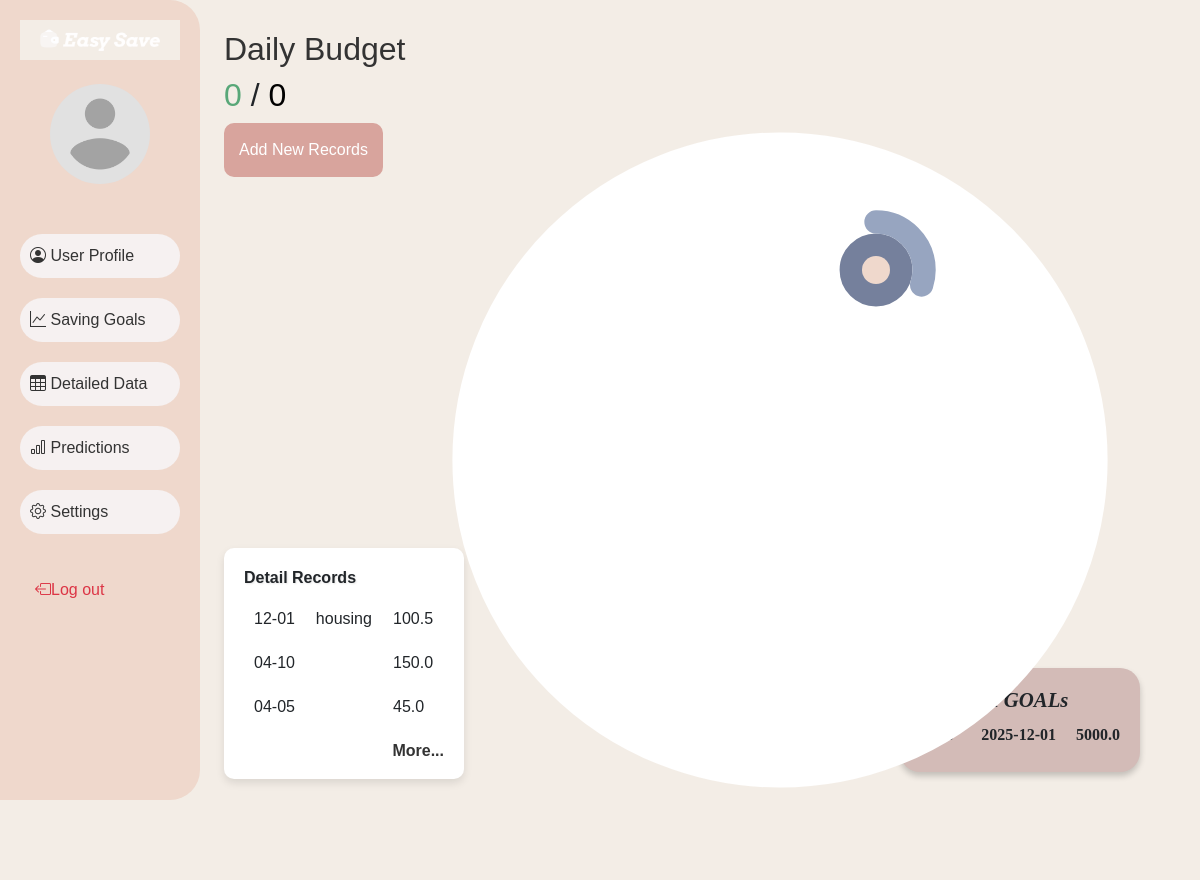
/home (signed in), run on the app's committed database.
### database.py (models this page shows, shortened)
class User(db.Model):
    __tablename__ = 'user'
    user_id = db.Column(db.Integer, primary_key=True, autoincrement=True)
    username = db.Column(db.String(100), nullable=False, unique=True)
    nickname = db.Column(db.String(100),nullable=True)
    average_income = db.Column(db.Float)
    average_spending = db.Column(db.Float)
    emailaddress = db.Column(db.String(150), nullable=True)
    password = db.Column(db.String(200), nullable=True)
    age = db.Column(db.Integer)
    gender = db.Column(db.String(10))
    year_in_school = db.Column(db.String(50))
    major = db.Column(db.String(100))
    profile_picture = db.Column(db.String(200), nullable=False, default='default_picture.png')
    created_at = db.Column(db.DateTime, default=db.func.current_timestamp())
    updated_at = db.Column(db.DateTime, default=db.func.current_timestamp(), onupdate=db.func.current_timestamp())
    spendings = db.relationship('Detail', backref='user', lazy=True)
    saving_goals = db.relationship('Saving_Goal', backref='user', lazy=True)
    spendings_records = db.relationship('Record', backref='user', lazy=True)

class  Record(db.Model):
    __tablename__ = 'record'
    record_id = db.Column(db.Integer, primary_key=True, autoincrement=True)
    user_id = db.Column(db.Integer, db.ForeignKey('user.user_id'), nullable=True)
    amount = db.Column(db.Float)
    date = db.Column(db.DateTime)
    category = db.Column(db.String(200))
    note = db.Column(db.String(300))

class Saving_Goal(db.Model):
    __tablename__ = 'saving_goal'
    saving_goal_id = db.Column(db.Integer, primary_key=True, autoincrement=True)
    user_id = db.Column(db.Integer, db.ForeignKey('user.user_id'), nullable=True)
    name = db.Column(db.String(200))
    amount = db.Column(db.Float, nullable=False, default=0.0)
    start_date = db.Column(db.DateTime)
    end_date = db.Column(db.DateTime)
    progress = db.Column(db.String(100))
    progress_amount = db.Column(db.Float, nullable=False, default=0.0)

### app.py (the view)
@app.route('/home')
def home():
    if 'user_id' not in session:
        return render_template('login.html')
    user_id = session.get('user_id')
    user = User.query.filter_by(user_id=user_id).first()
    spending = Record.query.filter_by(user_id=user.user_id).order_by(Record.date.desc()).limit(3).all()
    today = datetime.now().date()
    today_records = Record.query.filter(
        Record.user_id == user.user_id,
        func.date(Record.date) == today
    ).all()
    savingGoal = Saving_Goal.query.filter_by(user_id=user.user_id).order_by(Saving_Goal.end_date.desc()).first()
    savingGoals = Saving_Goal.query.filter_by(user_id=user.user_id).order_by(Saving_Goal.end_date.desc()).limit(3).all()
    achievedGoals = Saving_Goal.query.filter(
        Saving_Goal.user_id == user.user_id,
        Saving_Goal.progress == "finished"
    ).order_by(Saving_Goal.end_date.desc()).limit(3).all()
    category_averages = fetch_combined_financial_data(user_id, db.session)
    print(f"[DEBUG] Category Averages: {category_averages}")
    avg_disposable_income = user.average_income or 0.0
    avg_spending = user.average_spending or 0.0
    print(f"[DEBUG] Average Disposable Income: {avg_disposable_income}")
    print(f"[DEBUG] Average Spending: {avg_spending}")
    if savingGoal:
        savings_goal = savingGoal.amount
    else:
        savings_goal = avg_disposable_income * 0.20  # Default 20% if no goal set
    daily_budget = generate_daily_budget(user_id, db.session)
    print(f"[DEBUG] Daily Budget (from daily_budget_algorithm): {daily_budget}")
    return render_template(
        'index.html',
        active_page='home',
        user=user,
        spending=spending,
        savingGoals=savingGoals,
        daily_budget=round(daily_budget, 2),
        today_records=today_records,
        achievedGoals=achievedGoals
    )

### templates/index.html (shortened to what this page needs)
{% extends "base.html" %}
{% block styles %}
    <link rel="stylesheet" href="{{ url_for('static', filename='css/index.css') }}">
{% endblock %}
{% block content %}
<div class="flex-container">
    <div>
        {% set budget = daily_budget if daily_budget != 0 else 0 %}
        {% set ns = namespace(total_amount=0) %}
        {% for record in today_records %}
            {% if record.category not in ["allowance", "income", "living_expenses"] %}
                {% set ns.total_amount = (ns.total_amount + record.amount)|round(2) %}
            {% endif %}
        {% endfor %}
        <h2 style="color: #333;">Daily Budget</h2>
        <h2 class="buget-text">
            <span id="spent" style="color: #58A778;">{{ ns.total_amount }}</span>
            /
            <span id="total" style="color: black;">{{ budget }}</span>
        </h2>
        <button class="btn-add-record add-new-records" onclick="window.location.href='/newRecords'">Add New Records</button>
    </div>
    <div class="detail-records">
        <h2>Detail Records</h2>
        <table class="records-table">
            <tbody>
                {%for record in spending%}
                    <tr>
                        <td>{{record.date.strftime('%m-%d')}}</td>
                        <td>{{record.category.split(':')[1]}}</td>
                        <td>{{record.amount}}</td>
                    </tr>
                {%endfor%}
            </tbody>
        </table>
        <p class="more-link"><a href="/details_and_charts">More...</a></p>
    </div>
    <div class="achieved-goals">
        <h3>Achieved GOALs</h3>
        {%for goal in achievedGoals%}
            <div class="goal-item">
                <span class="goal-name">{{goal.name}}</span>
                <span class="goal-date">{{goal.end_date.strftime('%Y-%m-%d')}}</span>
                <span class="goal-amount">{{goal.amount}}</span>
            </div>
        {%endfor%}
    </div>
    <div class="spending">
        <svg viewBox="0 0 100 100" class="circular-chart">
            <circle class="circle-bg-spending" cx="50" cy="50" r="29" />
            <circle class="circle-center-spending" cx="50" cy="50" r="19.6" />
            {% if today_records is not none %}
                {% set circumference = 2 * 3.14159 * 29 %}
                {% set ns = namespace(prev_filled_length=0) %}
                {% for record in today_records %}
                    {% if record.category not in ["allowance", "income", "living_expenses"] %}
                        {% set percentage = 0 if budget == 0 else (((record.amount / budget) * 100) | round) %}
                        {% set filled_length = (percentage / 100) * circumference %}
                        {% set stroke_dasharray = "{} {}".format(filled_length, circumference) %}
                        {% if  ns.prev_filled_length == 0 %}
                            {% set stroke_dashoffset =  ns.prev_filled_length %}
                        {%else%}
                            {%set stroke_dashoffset =  filled_length + ns.prev_filled_length%}
                        {%endif%}
                        <circle class="circle spending-progress spending-{{ loop.index }}"
                                cx="50" cy="50" r="29"
                                stroke-dasharray="{{ stroke_dasharray }}"
                                stroke-dashoffset="{{ stroke_dashoffset }}">
                                <title>{{record.category}}  {{record.amount}}</title>
                        </circle>
                        {% set ns.prev_filled_length = ns.prev_filled_length + filled_length %}
                    {% endif %}
                {% endfor %}
            {% endif %}
        </svg>
        {% if savingGoals is not none %}
        <div class="saving-goals">
            <svg viewBox="0 0 36 36" class="circular-chart">
                    {% set ns = namespace(radius = 5.3) %}
                    <circle class="circle-bg" cx="18" cy="18" r="{{ns.radius * (savingGoals|length)}}" />
                {% for goal in savingGoals %}
                {% set progress_amount = goal.progress_amount if goal.progress_amount is not none else 0.0 %}
                {% set total_amount = goal.amount if goal.amount is not none else 0.0 %}
                {% set percentage = (progress_amount / total_amount * 100) if total_amount != 0 else 0 %}
                {% set percentage = percentage | round %}
                {% set circumference = 2 * 3.14159 * ns.radius %}
                {% set filled_length = (percentage / 100) * circumference %}
                {% set stroke_dasharray = "{} {}".format(filled_length, circumference) %}
                    <circle class="circle goal-{{loop.index}}"
                        cx="18" cy="18" r="{{ ns.radius }}"
                        stroke-dasharray="{{ stroke_dasharray }}">
    <title>{{ progress_amount }}/{{ total_amount }}  {{ percentage | round }}%</title>
                    </circle>
                    {% set ns.radius = ns.radius + 5 %}
                {% endfor %}
                <circle class="circle-center" cx="18" cy="18" r="3"/>
            </svg>
        </div>
        {% endif %}
    </div>
</div>
{% endblock %}

### templates/base.html (shortened to what this page needs)
<!DOCTYPE html>
<html lang="en">
<head>
    <link href="https://cdn.jsdelivr.net/npm/bootstrap@5.3.0/dist/css/bootstrap.min.css" rel="stylesheet">
    <link href="https://cdn.jsdelivr.net/npm/bootstrap-icons@1.10.5/font/bootstrap-icons.css" rel="stylesheet">
    <link rel="stylesheet" href="{{ url_for('static', filename='css/styles.css') }}">
    {% block styles %}{% endblock %}
</head>
<body>
    <div class="container-fluid">
        <div class="row">
            <nav id="sidebar" class="col-md-3 col-lg-2 d-md-block sidebar">
                <a href="/home">
                <img src="{{ url_for('static', filename='logo.png')}}" alt="Logo" id="topLeftImage" style=" top: 15px; width: 100%; height: 40px;">
                </a>
    <div class="position-sticky">
        <div class="text-center py-4">
            <img src="{{ url_for('static', filename='profile_pictures/' ~ (user.profile_picture | default('default_picture.png'))) }}?t={{ config['SEND_FILE_MAX_AGE_DEFAULT'] }}"
                 alt="Profile Picture" class="rounded-circle mb-3" width="100">
        </div>
                    <ul class="nav flex-column">
                        <li class="nav-item">
                            <a class="nav-link {% if active_page == 'userProfile' %}active{% endif %}" href="/userProfile">
                                <i class="bi bi-person-circle"></i> User Profile
                            </a>
                        </li>
                        <li class="nav-item">
                            <a class="nav-link {% if active_page == 'savingGoal' %}active{% endif %}" href="/savingGoal">
                                <i class="bi bi-graph-up"></i> Saving Goals
                            </a>
                        </li>
                        <li class="nav-item">
                            <a class="nav-link {% if active_page == 'detailedData' %}active{% endif %}" href="/details_and_charts">
                                <i class="bi bi-table"></i> Detailed Data
                            </a>
                        </li>
                        <li class="nav-item">
                            <a class="nav-link {% if active_page == 'predict' %}active{% endif %}" href="/predict">
                                <i class="bi bi-bar-chart"></i> Predictions
                            </a>
                        </li>
                        <li class="nav-item">
                            <a class="nav-link {% if active_page == 'setting' %}active{% endif %}" href="/setting">
                                <i class="bi bi-gear"></i> Settings
                            </a>
                        </li>
                        <li class="nav-item mt-4 logout">
                            <a class="nav-link text-danger" href="/logout">
                                <i class="bi bi-box-arrow-left"></i> Log out
                            </a>
                        </li>
                    </ul>
                </div>
            </nav>
            <main class="col-md-9 ms-sm-auto col-lg-10 px-md-4">
                {% block content %}
                {% endblock %}
            </main>
        </div>
    </div>
</body>
</html>

### data on the page
User: profile_picture (placeholder picture)
Record: date "12-01", category "housing", amount "100.5"
Record: date "04-10", amount "150.0"
Record: date "04-05", amount "45.0"
Saving_Goal: name "None", end_date "2025-12-01", amount "5000.0"

### other printed values
{{ ns.total_amount }} "0"
{{ budget }} "0"
